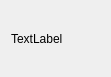
<?xml version="1.0" encoding="UTF-8"?>
<ui version="4.0">
 <class>SpectrumDisplay</class>
 <widget class="QWidget" name="SpectrumDisplay">
  <property name="geometry">
   <rect>
    <x>0</x>
    <y>0</y>
    <width>111</width>
    <height>77</height>
   </rect>
  </property>
  <property name="windowTitle">
   <string>Form</string>
  </property>
  <layout class="QHBoxLayout" name="horizontalLayout">
   <item>
    <widget class="QLabel" name="label">
     <property name="text">
      <string>TextLabel</string>
     </property>
     <property name="scaledContents">
      <bool>true</bool>
     </property>
    </widget>
   </item>
  </layout>
 </widget>
 <resources/>
 <connections/>
</ui>
